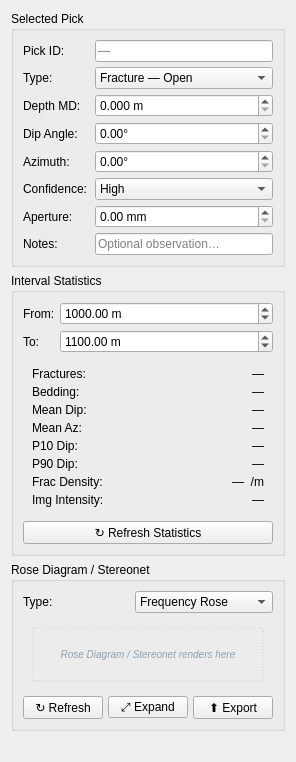
          <widget class="QWidget" name="rightScrollContents">
           <layout class="QVBoxLayout" name="rightContentLayout">
            <property name="spacing"><number>6</number></property>
            <property name="contentsMargins">
             <rect><x>8</x><y>8</y><width>8</width><height>8</height></rect>
            </property>

            <!-- Selected Pick Properties -->
            <item>
             <widget class="QGroupBox" name="gbPickProperties">
              <property name="title"><string>Selected Pick</string></property>
              <layout class="QFormLayout" name="frmPickProps">
               <property name="horizontalSpacing"><number>8</number></property>
               <property name="verticalSpacing"><number>5</number></property>
               <item row="0" column="0">
                <widget class="QLabel" name="lblPickID">
                 <property name="text"><string>Pick ID:</string></property>
                 <property name="objectName"><string>fieldLabel</string></property>
                </widget>
               </item>
               <item row="0" column="1">
                <widget class="QLineEdit" name="lePickID">
                 <property name="readOnly"><bool>true</bool></property>
                 <property name="placeholderText"><string>—</string></property>
                </widget>
               </item>
               <item row="1" column="0">
                <widget class="QLabel" name="lblPickType">
                 <property name="text"><string>Type:</string></property>
                 <property name="objectName"><string>fieldLabel</string></property>
                </widget>
               </item>
               <item row="1" column="1">
                <widget class="QComboBox" name="cbPickType">
                 <item><property name="text"><string>Fracture — Open</string></property></item>
                 <item><property name="text"><string>Fracture — Closed</string></property></item>
                 <item><property name="text"><string>Fracture — Partial</string></property></item>
                 <item><property name="text"><string>Fracture — Induced</string></property></item>
                 <item><property name="text"><string>Bedding — Plane</string></property></item>
                 <item><property name="text"><string>Bedding — Lamination</string></property></item>
                 <item><property name="text"><string>Bedding — Cross-Bed</string></property></item>
                 <item><property name="text"><string>Fault — Normal</string></property></item>
                 <item><property name="text"><string>Fault — Reverse</string></property></item>
                 <item><property name="text"><string>Fault — Strike-Slip</string></property></item>
                 <item><property name="text"><string>Vug / Cavity</string></property></item>
                 <item><property name="text"><string>Stylolite</string></property></item>
                 <item><property name="text"><string>Unconformity</string></property></item>
                 <item><property name="text"><string>Other</string></property></item>
                </widget>
               </item>
               <item row="2" column="0">
                <widget class="QLabel" name="lblPickDepth">
                 <property name="text"><string>Depth MD:</string></property>
                 <property name="objectName"><string>fieldLabel</string></property>
                </widget>
               </item>
               <item row="2" column="1">
                <widget class="QDoubleSpinBox" name="sbPickDepth">
                 <property name="suffix"><string> m</string></property>
                 <property name="minimum"><double>0.0</double></property>
                 <property name="maximum"><double>20000.0</double></property>
                 <property name="decimals"><number>3</number></property>
                 <property name="singleStep"><double>0.001</double></property>
                </widget>
               </item>
               <item row="3" column="0">
                <widget class="QLabel" name="lblPickDip">
                 <property name="text"><string>Dip Angle:</string></property>
                 <property name="objectName"><string>fieldLabel</string></property>
                </widget>
               </item>
               <item row="3" column="1">
                <widget class="QDoubleSpinBox" name="sbPickDip">
                 <property name="suffix"><string>°</string></property>
                 <property name="minimum"><double>0.0</double></property>
                 <property name="maximum"><double>90.0</double></property>
                 <property name="decimals"><number>2</number></property>
                 <property name="singleStep"><double>0.1</double></property>
                </widget>
               </item>
               <item row="4" column="0">
                <widget class="QLabel" name="lblPickAzimuth">
                 <property name="text"><string>Azimuth:</string></property>
                 <property name="objectName"><string>fieldLabel</string></property>
                </widget>
               </item>
               <item row="4" column="1">
                <widget class="QDoubleSpinBox" name="sbPickAzimuth">
                 <property name="suffix"><string>°</string></property>
                 <property name="minimum"><double>0.0</double></property>
                 <property name="maximum"><double>359.9</double></property>
                 <property name="decimals"><number>2</number></property>
                 <property name="singleStep"><double>1.0</double></property>
                </widget>
               </item>
               <item row="5" column="0">
                <widget class="QLabel" name="lblPickConfidence">
                 <property name="text"><string>Confidence:</string></property>
                 <property name="objectName"><string>fieldLabel</string></property>
                </widget>
               </item>
               <item row="5" column="1">
                <widget class="QComboBox" name="cbPickConfidence">
                 <item><property name="text"><string>High</string></property></item>
                 <item><property name="text"><string>Medium</string></property></item>
                 <item><property name="text"><string>Low</string></property></item>
                 <item><property name="text"><string>Uncertain</string></property></item>
                </widget>
               </item>
               <item row="6" column="0">
                <widget class="QLabel" name="lblPickAperture">
                 <property name="text"><string>Aperture:</string></property>
                 <property name="objectName"><string>fieldLabel</string></property>
                </widget>
               </item>
               <item row="6" column="1">
                <widget class="QDoubleSpinBox" name="sbPickAperture">
                 <property name="suffix"><string> mm</string></property>
                 <property name="minimum"><double>0.0</double></property>
                 <property name="maximum"><double>500.0</double></property>
                 <property name="value"><double>0.0</double></property>
                 <property name="decimals"><number>2</number></property>
                 <property name="singleStep"><double>0.1</double></property>
                </widget>
               </item>
               <item row="7" column="0">
                <widget class="QLabel" name="lblPickNotes">
                 <property name="text"><string>Notes:</string></property>
                 <property name="objectName"><string>fieldLabel</string></property>
                </widget>
               </item>
               <item row="7" column="1">
                <widget class="QLineEdit" name="lePickNotes">
                 <property name="placeholderText"><string>Optional observation…</string></property>
                </widget>
               </item>
              </layout>
             </widget>
            </item>

            <!-- Interval Statistics -->
            <item>
             <widget class="QGroupBox" name="gbIntervalStats">
              <property name="title"><string>Interval Statistics</string></property>
              <layout class="QVBoxLayout" name="vStatLayout">
               <property name="spacing"><number>5</number></property>
               <item>
                <layout class="QFormLayout" name="frmIntervalRange">
                 <item row="0" column="0">
                  <widget class="QLabel" name="lblStatFrom">
                   <property name="text"><string>From:</string></property>
                   <property name="objectName"><string>fieldLabel</string></property>
                  </widget>
                 </item>
                 <item row="0" column="1">
                  <widget class="QDoubleSpinBox" name="sbStatFrom">
                   <property name="suffix"><string> m</string></property>
                   <property name="minimum"><double>0.0</double></property>
                   <property name="maximum"><double>20000.0</double></property>
                   <property name="value"><double>1000.0</double></property>
                   <property name="decimals"><number>2</number></property>
                  </widget>
                 </item>
                 <item row="1" column="0">
                  <widget class="QLabel" name="lblStatTo">
                   <property name="text"><string>To:</string></property>
                   <property name="objectName"><string>fieldLabel</string></property>
                  </widget>
                 </item>
                 <item row="1" column="1">
                  <widget class="QDoubleSpinBox" name="sbStatTo">
                   <property name="suffix"><string> m</string></property>
                   <property name="minimum"><double>0.0</double></property>
                   <property name="maximum"><double>20000.0</double></property>
                   <property name="value"><double>1100.0</double></property>
                   <property name="decimals"><number>2</number></property>
                  </widget>
                 </item>
                </layout>
               </item>

               <!-- Stat Cards Grid -->
               <item>
                <widget class="QFrame" name="statCard">
                 <layout class="QGridLayout" name="gridStatCards">
                  <property name="spacing"><number>4</number></property>
                  <item row="0" column="0">
                   <widget class="QLabel" name="lblSCFractures">
                    <property name="text"><string>Fractures:</string></property>
                    <property name="objectName"><string>fieldLabel</string></property>
                   </widget>
                  </item>
                  <item row="0" column="1">
                   <widget class="QLabel" name="lblSCFractureCount">
                    <property name="objectName"><string>valueLabel</string></property>
                    <property name="text"><string>—</string></property>
                    <property name="alignment"><set>AlignRight|AlignVCenter</set></property>
                   </widget>
                  </item>
                  <item row="1" column="0">
                   <widget class="QLabel" name="lblSCBedding">
                    <property name="text"><string>Bedding:</string></property>
                    <property name="objectName"><string>fieldLabel</string></property>
                   </widget>
                  </item>
                  <item row="1" column="1">
                   <widget class="QLabel" name="lblSCBeddingCount">
                    <property name="objectName"><string>valueLabel</string></property>
                    <property name="text"><string>—</string></property>
                    <property name="alignment"><set>AlignRight|AlignVCenter</set></property>
                   </widget>
                  </item>
                  <item row="2" column="0">
                   <widget class="QLabel" name="lblSCMeanDip">
                    <property name="text"><string>Mean Dip:</string></property>
                    <property name="objectName"><string>fieldLabel</string></property>
                   </widget>
                  </item>
                  <item row="2" column="1">
                   <widget class="QLabel" name="lblSCMeanDipVal">
                    <property name="objectName"><string>valueLabel</string></property>
                    <property name="text"><string>—</string></property>
                    <property name="alignment"><set>AlignRight|AlignVCenter</set></property>
                   </widget>
                  </item>
                  <item row="3" column="0">
                   <widget class="QLabel" name="lblSCMeanAzimuth">
                    <property name="text"><string>Mean Az:</string></property>
                    <property name="objectName"><string>fieldLabel</string></property>
                   </widget>
                  </item>
                  <item row="3" column="1">
                   <widget class="QLabel" name="lblSCMeanAzimuthVal">
                    <property name="objectName"><string>valueLabel</string></property>
                    <property name="text"><string>—</string></property>
                    <property name="alignment"><set>AlignRight|AlignVCenter</set></property>
                   </widget>
                  </item>
                  <item row="4" column="0">
                   <widget class="QLabel" name="lblSCP10">
                    <property name="text"><string>P10 Dip:</string></property>
                    <property name="objectName"><string>fieldLabel</string></property>
                   </widget>
                  </item>
                  <item row="4" column="1">
                   <widget class="QLabel" name="lblSCP10Val">
                    <property name="objectName"><string>valueLabel</string></property>
                    <property name="text"><string>—</string></property>
                    <property name="alignment"><set>AlignRight|AlignVCenter</set></property>
                   </widget>
                  </item>
                  <item row="5" column="0">
                   <widget class="QLabel" name="lblSCP90">
                    <property name="text"><string>P90 Dip:</string></property>
                    <property name="objectName"><string>fieldLabel</string></property>
                   </widget>
                  </item>
                  <item row="5" column="1">
                   <widget class="QLabel" name="lblSCP90Val">
                    <property name="objectName"><string>valueLabel</string></property>
                    <property name="text"><string>—</string></property>
                    <property name="alignment"><set>AlignRight|AlignVCenter</set></property>
                   </widget>
                  </item>
                  <item row="6" column="0">
                   <widget class="QLabel" name="lblSCFracDensity">
                    <property name="text"><string>Frac Density:</string></property>
                    <property name="objectName"><string>fieldLabel</string></property>
                   </widget>
                  </item>
                  <item row="6" column="1">
                   <widget class="QLabel" name="lblSCFracDensityVal">
                    <property name="objectName"><string>valueLabel</string></property>
                    <property name="text"><string>—  /m</string></property>
                    <property name="alignment"><set>AlignRight|AlignVCenter</set></property>
                   </widget>
                  </item>
                  <item row="7" column="0">
                   <widget class="QLabel" name="lblSCImageIntensity">
                    <property name="text"><string>Img Intensity:</string></property>
                    <property name="objectName"><string>fieldLabel</string></property>
                   </widget>
                  </item>
                  <item row="7" column="1">
                   <widget class="QLabel" name="lblSCImageIntensityVal">
                    <property name="objectName"><string>valueLabel</string></property>
                    <property name="text"><string>—</string></property>
                    <property name="alignment"><set>AlignRight|AlignVCenter</set></property>
                   </widget>
                  </item>
                 </layout>
                </widget>
               </item>

               <item>
                <widget class="QPushButton" name="btnRefreshStats">
                 <property name="text"><string>↻ Refresh Statistics</string></property>
                 <property name="objectName"><string>primaryBtn</string></property>
                </widget>
               </item>
              </layout>
             </widget>
            </item>

            <!-- Rose Diagram -->
            <item>
             <widget class="QGroupBox" name="gbRoseDiagram">
              <property name="title"><string>Rose Diagram / Stereonet</string></property>
              <layout class="QVBoxLayout" name="vRoseLayout">
               <property name="spacing"><number>5</number></property>

               <item>
                <layout class="QHBoxLayout" name="hRoseControlLayout">
                 <item>
                  <widget class="QLabel" name="lblRoseType">
                   <property name="text"><string>Type:</string></property>
                   <property name="objectName"><string>fieldLabel</string></property>
                  </widget>
                 </item>
                 <item>
                  <widget class="QComboBox" name="cbRoseType">
                   <item><property name="text"><string>Frequency Rose</string></property></item>
                   <item><property name="text"><string>Length-Weighted</string></property></item>
                   <item><property name="text"><string>Stereonet (Schmidt)</string></property></item>
                   <item><property name="text"><string>Stereonet (Wulff)</string></property></item>
                   <item><property name="text"><string>Dip Histogram</string></property></item>
                  </widget>
                 </item>
                </layout>
               </item>

               <item>
                <widget class="QFrame" name="roseDiagramFrame">
                 <layout class="QVBoxLayout" name="vRoseFrameLayout">
                  <property name="contentsMargins">
                   <rect><x>4</x><y>4</y><width>4</width><height>4</height></rect>
                  </property>
                  <item>
                   <widget class="QLabel" name="lblRosePlaceholder">
                    <property name="text"><string>Rose Diagram / Stereonet renders here</string></property>
                    <property name="alignment"><set>AlignCenter</set></property>
                    <property name="styleSheet"><string>
                     color:#8FA0B0;font-size:10px;
                     font-style:italic;border:1px dashed #C0CCD8;
                     border-radius:4px;padding:20px;
                    </string></property>
                   </widget>
                  </item>
                 </layout>
                </widget>
               </item>

               <item>
                <layout class="QHBoxLayout" name="hRoseBtnLayout">
                 <item>
                  <widget class="QPushButton" name="btnRefreshRose">
                   <property name="text"><string>↻ Refresh</string></property>
                  </widget>
                 </item>
                 <item>
                  <widget class="QPushButton" name="btnExpandRose">
                   <property name="text"><string>⤢ Expand</string></property>
                  </widget>
                 </item>
                 <item>
                  <widget class="QPushButton" name="btnExportRose">
                   <property name="text"><string>⬆ Export</string></property>
                  </widget>
                 </item>
                </layout>
               </item>
              </layout>
             </widget>
            </item>

            <!-- Bottom Spacer -->
            <item>
             <spacer>
              <property name="orientation"><enum>Qt::Vertical</enum></property>
              <property name="sizeHint" stdset="0"><size><width>20</width><height>20</height></size></property>
             </spacer>
            </item>

           </layout>
          </widget>
